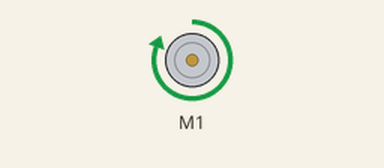
Recording of a sketch running on a simulated Arduino Uno, built with avr-gcc and run on an emulated ATmega328P. On the bench: DC motor (green arrow = forward, orange = backward, longer = faster).

Above: at 0.1 s.
Timing chart, 0 to 1.6 s (numbered marks = the images above):
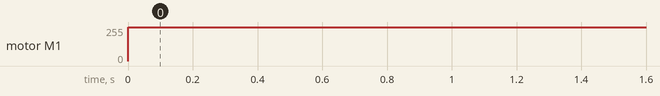

The sketch:

Adafruit_first_motor_M1.ino
```cpp
#include <Wire.h>
#include <Adafruit_MotorShield.h>

  Adafruit_MotorShield monShield = Adafruit_MotorShield();
  Adafruit_DCMotor *monMoteur = monShield.getMotor(1);

void setup() {

monShield.begin();
monMoteur->setSpeed(255);
monMoteur->run(FORWARD);

}

void loop() {
  // put your main code here, to run repeatedly:

}
```

Measured:
- by itself, motor M1: stopped → forward 255/255 at 0.00 s
